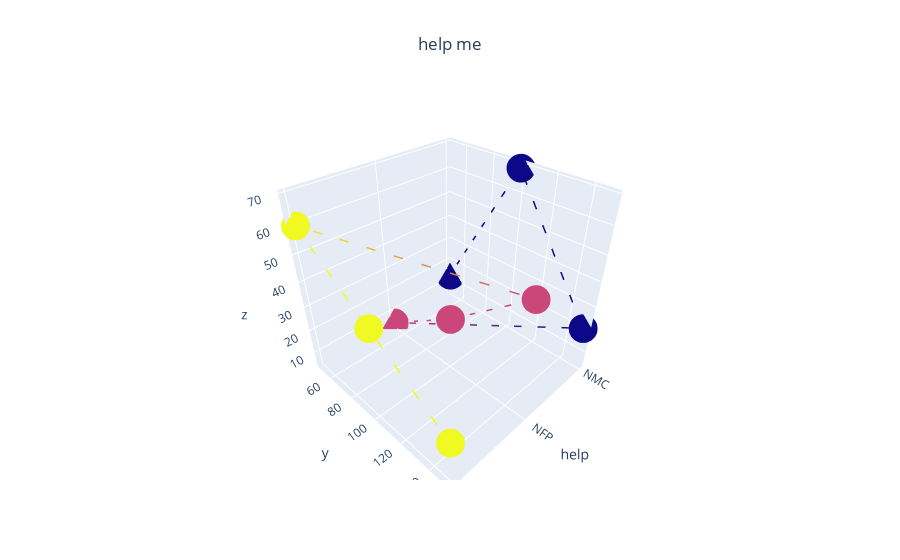

The code cell stored with this chart in its notebook:
### Code cell
x = [0,0,0,1,1,1,2,2,2] # input, strings (ex: 'NMC')
y = [50,100,150, 50,100,150, 50, 100, 150] # input
z = [13, 69, 21, 5, 25,50, 60, 40, 20] # output

df = pd.DataFrame([x,y,z]).T

# to avoid the connected lines between data
# sort data
# if = 1, lca, etc

fig = go.Figure(data=go.Scatter3d(
    x=df[0], y=df[1], z=df[2],
    marker=dict(
        size=10,
        color = x
    ),
    line=dict(
        color=x,
        width=3,
        dash='dash'
    ),
    name='battery 1', text = 'battery 1'
))

fig.update_layout(title ={'text' :'help me', 
                          'x' : 0.5},
                 scene = dict(
                     xaxis = dict(
                         nticks = 3,
                         ticktext = ['NMC', 'NFP', 'LCA'],
                         tickvals = [0, 1, 2],
                     title = 'help'))
                 )
fig.show()

df.head()

### Figure 1 — Plotly figure (JSON) as saved in the notebook; plotly's stock layout.template omitted (floating-point values rounded to 4 significant figures)
{"data": [{"line": {"color": [0, 0, 0, 1, 1, 1, 2, 2, 2], "dash": "dash", "width": 3}, "marker": {"color": [0, 0, 0, 1, 1, 1, 2, 2, 2], "size": 10}, "name": "battery 1", "text": "battery 1", "type": "scatter3d", "x": [0, 0, 0, 1, 1, 1, 2, 2, 2], "y": [50, 100, 150, 50, 100, 150, 50, 100, 150], "z": [13, 69, 21, 5, 25, 50, 60, 40, 20]}], "layout": {"scene": {"xaxis": {"nticks": 3, "ticktext": ["NMC", "NFP", "LCA"], "tickvals": [0, 1, 2], "title": {"text": "help"}}}, "title": {"text": "help me", "x": 0.5}}}
